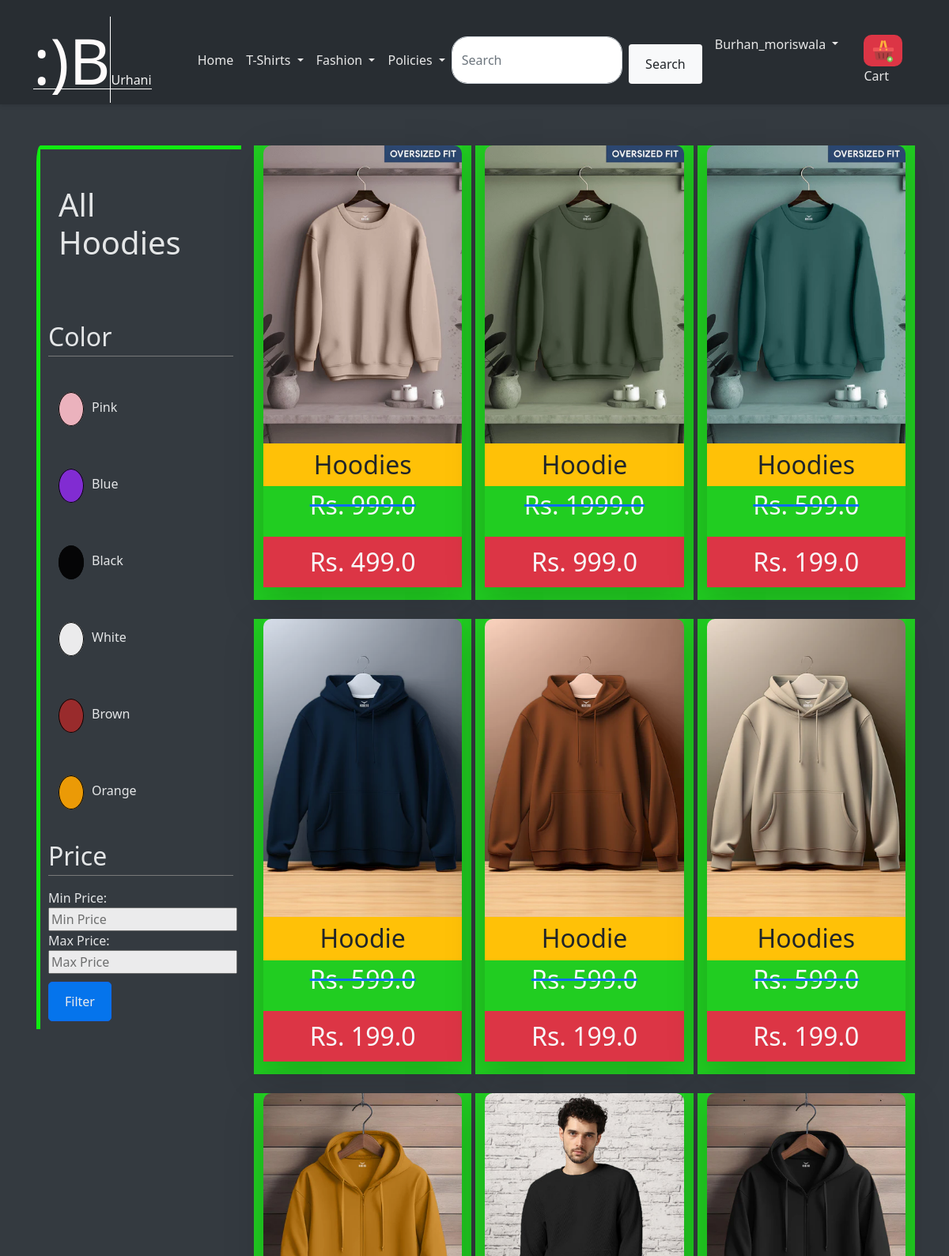
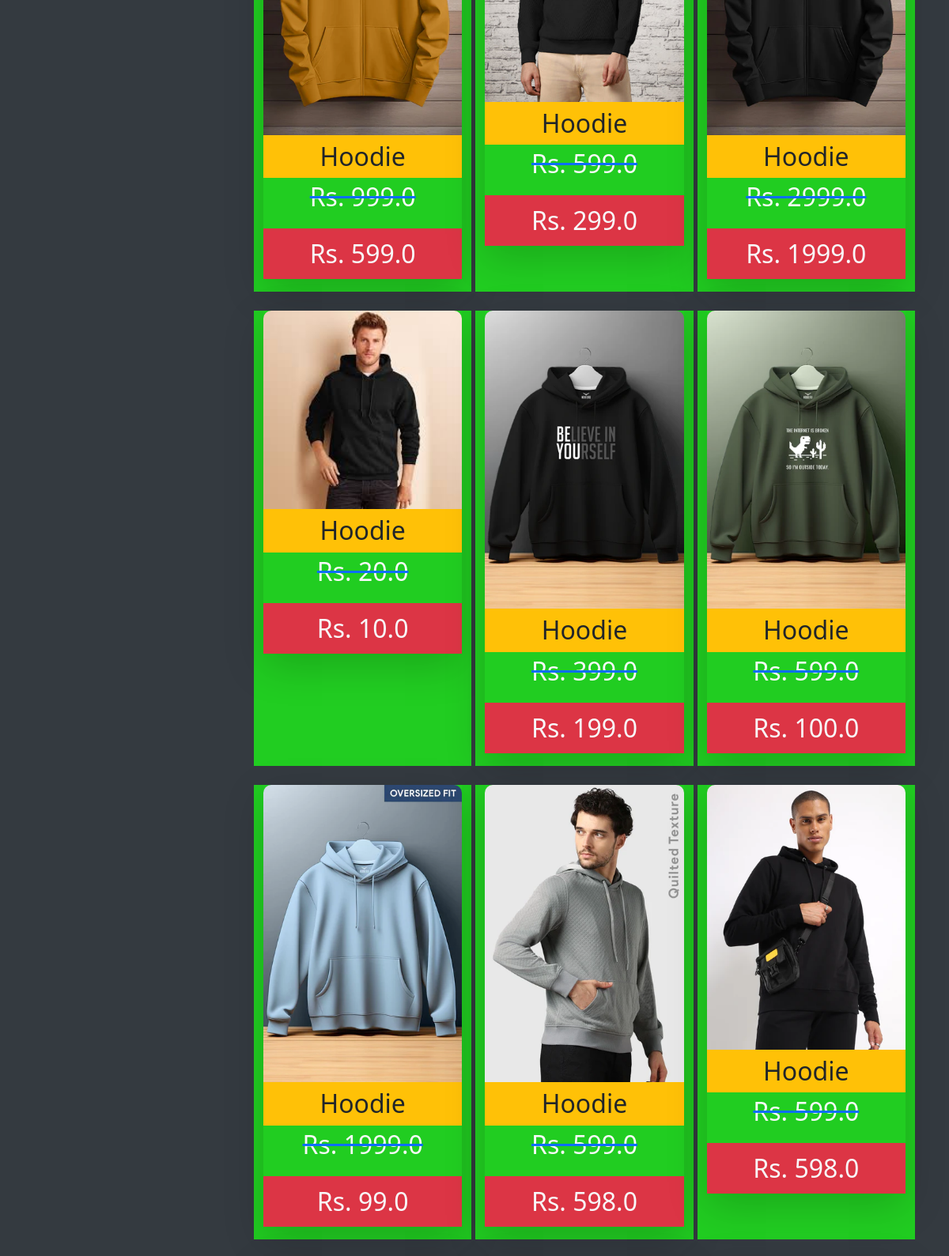
Screenshot of /hoodies/ (signed in, upper part) with the database file from the repository (2 pictures, top to bottom).
### app/models.py (models this page shows, shortened)
class Product(models.Model):
    SIZE_CHOICES = (
        ('S', 'Small'),
        ('M', 'Medium'),
        ('L', 'Large'),
        ('XL', 'X-Large'),
        ('XXL', 'XX-Large'),
        ('XXXL', 'XXX-Large'),
    )
    title = models.CharField(max_length=100)
    selling_price = models.FloatField()
    discounted_price = models.FloatField()
    description = models.TextField()
    brand = models.CharField(max_length=100)
    category = models.CharField(choices=CATEGORY_CHOICES, max_length=2)
    product_image = models.ImageField(upload_to='productimg')
    sizes = models.CharField(choices=SIZE_CHOICES, max_length=4, default='M')  # Ensure this line is correct

### app/views.py (the view)
# urls.py: path('hoodies/', hoodies, name='hoodies'),
@login_required
def hoodies(request, data=None):
    hoodies = Product.objects.filter(category='HD')
    color = request.GET.get('color')
    min_price = request.GET.get('min_price')
    max_price = request.GET.get('max_price')
    if color:
        hoodies = hoodies.filter(brand=color)  # Assuming brand is used for color
    if min_price:
        hoodies = hoodies.filter(selling_price__gte=min_price)
    if max_price:
        hoodies = hoodies.filter(selling_price__lte=max_price)
    return render(request, 'app/hoodies.html', {'hoodies': hoodies})

### app/templates/app/hoodies.html (shortened to what this page needs)
{% extends 'app/base.html' %}
{% load static %}
{% block main-content %}
<div class="container block-main">
  <div class="row">
    <div class="col-md-3 fillscr">
      <div class="sidebar-h" id="filter-sidebar">
        <a href="{% url 'hoodies' %}" class="display-6 text-light">All Hoodies</a>
        <br><br>
        <p class="text-light color">Color</p>
        <a href="{% url 'hoodies' %}?color=Pink" class="text-light Pink"><span></span>Pink</a><br>
        <a href="{% url 'hoodies' %}?color=Blue" class="text-light Blue"><span></span>Blue</a><br>
        <a href="{% url 'hoodies' %}?color=Black" class="text-light Black"><span></span>Black</a><br>
        <a href="{% url 'hoodies' %}?color=White" class="text-light White"><span></span>White</a><br>
        <a href="{% url 'hoodies' %}?color=Brown" class="text-light Brown"><span></span>Brown</a><br>
        <a href="{% url 'hoodies' %}?color=Orange" class="text-light Orange"><span></span>Orange</a><br>
        <div class="price-filter">
          <p class="text-light color">Price</p>
          <label for="min_price">Min Price:</label>
          <input type="number" name="min_price" id="min_price" placeholder="Min Price">
          <label for="max_price">Max Price:</label>
          <input type="number" name="max_price" id="max_price" placeholder="Max Price">
          <button type="submit" class="btn btn-primary">Filter</button>
        </div>
      </div>
    </div>
    <div class="col-md-9">
      <div class="row">
        {% for product in hoodies %}
        <div class="col-sm-6 col-md-4 text-center mb-4 productpageh">
          <a href="{% url 'product-detail' product.id %}" class="product-details-1 text-decoration-none">
            <div class="item shadow shadow-lg text-decoration-none">
              <img src="{{ product.product_image.url }}" alt="{{ product.title }}" class="product-image" />
              <div class="product-info2">
                <h5 class="product-title-1 text-dark bg-warning p-2">{{ product.title }}</h5>
                <del><p class="product-price1 text-light">Rs. {{ product.selling_price }}</p></del>
                <p class="product-price1 bg-danger text-light p-2">Rs. {{ product.discounted_price }}</p>
              </div>
            </div>
          </a>
        </div>
        {% endfor %}
      </div>
    </div>
  </div>
</div>
{% endblock main-content %}

### app/templates/app/base.html (shortened to what this page needs)
<!doctype html>
{% load static %}
<html lang="en">
<head>
    <link rel="stylesheet" href="https://cdn.jsdelivr.net/npm/boxicons@latest/css/boxicons.min.css">
    <link href="https://cdn.jsdelivr.net/npm/bootstrap@5.0.0-beta1/dist/css/bootstrap.min.css" rel="stylesheet">
    <link rel="stylesheet" href="{% static 'css/owl.carousel.min.css' %}">
    <link rel="stylesheet" href="{% static 'css/all.min.css' %}">
    <link rel="stylesheet" href="{% static 'css/style.css' %}">
</head>
<body>
    <div class="container topbar bg-light d-none d-lg-block">
        <div class="d-flex justify-content-between">
            <div class="top-info ps-2">
                <small class="me-3"> <a href="#" class="text-white">123 Street, New York</a></small>
                <small class="me-3"><a href="#" class="text-white">Email@Example.com</a></small>
            </div>
            <div class="top-link pe-2">
                <a href="#" class="text-white"><small class="text-white mx-2">Privacy Policy</small>/</a>
                <a href="#" class="text-white"><small class="text-white mx-2">Terms of Use</small>/</a>
                <a href="#" class="text-white"><small class="text-white ms-2">Sales and Refunds</small></a>
            </div>
        </div>
    </div>
    <nav class="navbar navbar-expand-lg" id="navbar">
        <div class="container">
            <a class="text-decoration-none text-dark logo" href="{% url 'home' %}">
                <span class="Urhani"><strong class="display-1 B"><span class="smile">:)</span>B</strong>Urhani</span>
            </a>
            <div class="collapse navbar-collapse" id="navbarSupportedContent">
                <ul class="navbar-nav me-auto mb-2 mb-lg-0">
                    <li class="nav-item">
                        <a class="nav-link active" aria-current="page" href="/">Home</a>
                    </li>
                    <li class="nav-item dropdown">
                        <a class="nav-link dropdown-toggle" href="#" id="electronicsDropdown" role="button" data-bs-toggle="dropdown" aria-expanded="false">
                            T-Shirts
                        </a>
                    </li>
                    <li class="nav-item dropdown">
                        <a class="nav-link dropdown-toggle" href="#" id="fashionDropdown" role="button" data-bs-toggle="dropdown" aria-expanded="false">
                            Fashion
                        </a>
                    </li>
                    <li class="nav-item dropdown">
                        <a class="nav-link dropdown-toggle" href="#" id="policiesDropdown" role="button" data-bs-toggle="dropdown" aria-expanded="false">
                            Policies
                        </a>
                    </li>
                </ul>
                <div class="position-relative">
                    <form class="d-flex" id="searchForm">
                        <input class="form-control me-2" type="search" id="searchInput" placeholder="Search" aria-label="Search" required>
                        <button class="btn bg-light text-dark rounded " type="submit">Search</button>
                    </form>
                </div>
                <div>
                    <ul class="navbar-nav me-auto mb-2 mb-lg-0">
                        {% if request.user.is_authenticated %}
                            <li class="nav-item dropdown mx-2">
                                <a class="nav-link dropdown-toggle" href="#" id="profileDropdown" role="button" data-bs-toggle="dropdown" aria-expanded="false">
                                    <span class="text-capitalize">{{ request.user }}</span>
                                </a>
                            </li>
                            <li class="nav-item mx-2">
                                <a href="{% url 'showcart' %}" class="nav-link"><span class="badge bg-danger"><i><img src="{% static 'images/add-to-cart.png' %}" clas="dipimg" ></i></span> Cart</a>
                            </li>
                        {% endif %}
                    </ul>
                </div>
            </div>
        </div>
    </nav>
    {% block main-content  %} {% endblock main-content %}
</body>
</html>

### app/static/css/style.css (style rules this page uses)
:root { --primary-color: #007bff; --secondary-color: #28a745; --dark-color: #343a40; --light-color: #f8f9fa; --text-color: #343a40; --error-color: #dc3545; --hover-bg-color: #e2e6ea; --hover-color: #0056b3; --shadow: rgba(0, 0, 0, 0.1); --border-color-light: #d1d1d1; --border-color-dark: #333; }
body { font-family: 'Segoe UI', Tahoma, Geneva, Verdana, sans-serif; background-color: var(--dark-color); color: var(--light-color); margin: 0; }
.container { margin-top: 20px; }
.block-main { margin-top: 130px; }
.logo { margin-right: 50px; }
.B { border-right: 1px solid #ffffff; color: rgb(254, 251, 251); }
.Urhani { border-bottom: 1px solid #f8f8f8; color: rgb(245, 245, 245); }
.topbar { padding: 10px 0; margin-bottom: 80px; }
.top-info small, .top-link a { color: #ffffff; }
.navbar { box-shadow: 0 2px 5px var(--shadow); }
.nav-link { color: #e8e8e8 !important; font-weight: 500; transition: color 0.3s; }
.form-control { border-radius: 20px; border: 1px solid #ced4da; transition: border-color 0.3s; }
.btn-primary { border-radius: 20px; }
.badge { background-color: var(--error-color); font-size: 0.8rem; border-radius: 10px; }
@media (min-width: 769px) { .navbar-collapse { justify-content: space-between; } }
@media (min-width: 769px) { .topbar { display: block; } }
@media (min-width: 769px) { .block-main { margin-top: 120px; } }
.row { display: flex; flex-wrap: wrap; padding: 0 4px; }
.product-title-1 { font-size: 2rem; margin: 0; color: var(--text-color); }
.product-image { width: 100%; border-radius: 10px 10px 0 0; transition: transform 0.3s; }
.btn { display: inline-block; padding: 12px 20px; background-color: var(--primary-color); color: #fff; border-radius: 5px; text-decoration: none; transition: background-color 0.3s, transform 0.2s; }
.btn { margin-top: 10px; }
.sidebar-h { font-weight: 100; opacity: 0.9; font-family: 'Segoe UI', Tahoma, Geneva, Verdana, sans-serif; display: flex; flex-direction: column; display: none; border-left: 5px solid rgb(13, 255, 13); padding: 10px; border-top: 5px solid rgb(13, 255, 13); border-top-left-radius: 2%; }
.sidebar a ,.sidebar-s a ,.sidebar-h a { text-decoration: none; color: var(--light-color) ; margin-top: 23px; padding: 13px; }
.color { font-size: 2rem; margin-top: 10px; border-bottom: 1px solid gray; }
.Pink span, .Blue span, .Black span, .White span, .Brown span, .Orange span { border: 1px solid black; padding: 15px; border-radius: 100%; margin-right: 10px; font-size: 0.5rem; }
.Pink span { background-color: pink; }
.Blue span { background-color: blueviolet; }
.Black span { background-color: black; }
.White span { background-color: white; }
.Brown span { background-color: brown; }
.Orange span { background-color: orange; }
@media (min-width: 768px) { .sidebar ,.sidebar-s ,.sidebar-h { display: flex; } }
.productpageh { background-color: rgb(33, 205, 33); margin-bottom: 20px; border-right: 5px solid var(--dark-color); }
.product-price1 { font-size: 2rem; }
.product-details-1 { font-weight: 200; opacity: 1; font-family: 'Segoe UI', Tahoma, Geneva, Verdana, sans-serif; }

### app/templates/app/base.html (style rules this page uses)
#navbar { position: fixed; top: 0; width: 100%; background-color: #282d32; transition: top 0.3s; z-index: 1000; }

### rows the page displays
Product: product_image (picture), title "Hoodies", selling_price "999.0", discounted_price "499.0"
Product: product_image (picture), title "Hoodie", selling_price "1999.0", discounted_price "999.0"
Product: product_image (picture), title "Hoodies", selling_price "599.0", discounted_price "199.0"
Product: product_image (picture), title "Hoodie", selling_price "599.0", discounted_price "199.0"
Product: product_image (picture), title "Hoodie", selling_price "599.0", discounted_price "199.0"
Product: product_image (picture), title "Hoodies", selling_price "599.0", discounted_price "199.0"
Product: product_image (picture), title "Hoodie", selling_price "999.0", discounted_price "599.0"
Product: product_image (picture), title "Hoodie", selling_price "599.0", discounted_price "299.0"
Product: product_image (picture), title "Hoodie", selling_price "2999.0", discounted_price "1999.0"
Product: product_image (picture), title "Hoodie", selling_price "20.0", discounted_price "10.0"
Product: product_image (picture), title "Hoodie", selling_price "399.0", discounted_price "199.0"
Product: product_image (picture), title "Hoodie", selling_price "599.0", discounted_price "100.0"
Product: product_image (picture), title "Hoodie", selling_price "1999.0", discounted_price "99.0"
Product: product_image (picture), title "Hoodie", selling_price "599.0", discounted_price "598.0"
Product: product_image (picture), title "Hoodie", selling_price "599.0", discounted_price "598.0"

### other values shown
{{ request.user }} "Burhan_moriswala"
